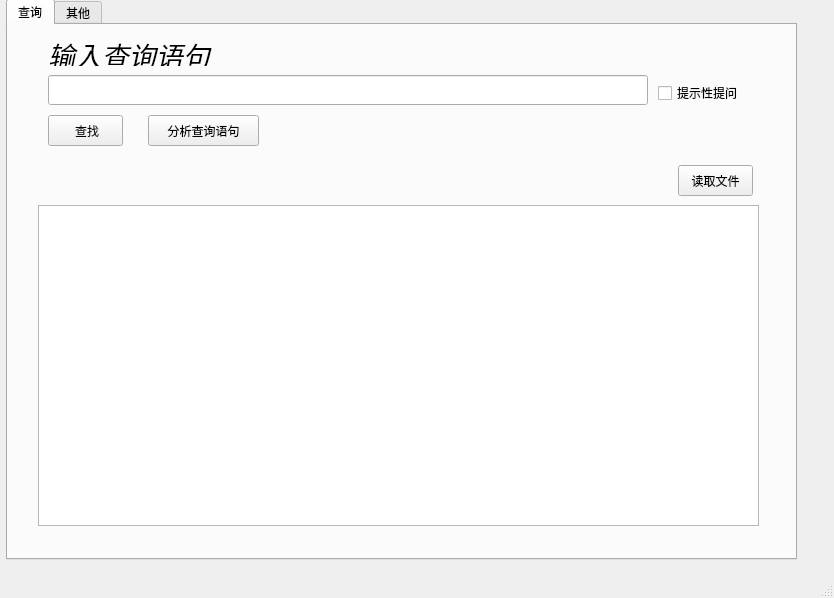
<?xml version="1.0" encoding="UTF-8"?>
<ui version="4.0">
 <class>MainWindow</class>
 <widget class="QMainWindow" name="MainWindow">
  <property name="geometry">
   <rect>
    <x>0</x>
    <y>0</y>
    <width>834</width>
    <height>598</height>
   </rect>
  </property>
  <property name="focusPolicy">
   <enum>Qt::StrongFocus</enum>
  </property>
  <property name="windowTitle">
   <string>MainWindow</string>
  </property>
  <widget class="QWidget" name="centralwidget">
   <widget class="QTabWidget" name="tabWidget1">
    <property name="enabled">
     <bool>true</bool>
    </property>
    <property name="geometry">
     <rect>
      <x>6</x>
      <y>-1</y>
      <width>791</width>
      <height>561</height>
     </rect>
    </property>
    <property name="focusPolicy">
     <enum>Qt::NoFocus</enum>
    </property>
    <property name="styleSheet">
     <string notr="true">font: 75 italic 12pt &quot;Agency FB&quot;;</string>
    </property>
    <property name="currentIndex">
     <number>0</number>
    </property>
    <widget class="QWidget" name="tab_1">
     <attribute name="title">
      <string>查询</string>
     </attribute>
     <widget class="QLineEdit" name="lineEdit1">
      <property name="geometry">
       <rect>
        <x>40</x>
        <y>50</y>
        <width>600</width>
        <height>30</height>
       </rect>
      </property>
     </widget>
     <widget class="QLabel" name="label1">
      <property name="geometry">
       <rect>
        <x>40</x>
        <y>10</y>
        <width>171</width>
        <height>31</height>
       </rect>
      </property>
      <property name="text">
       <string>&lt;html&gt;&lt;head/&gt;&lt;body&gt;&lt;p&gt;&lt;span style=&quot; font-size:20pt; font-style:italic;&quot;&gt;输入查询语句&lt;/span&gt;&lt;/p&gt;&lt;/body&gt;&lt;/html&gt;</string>
      </property>
     </widget>
     <widget class="QPushButton" name="pushButton1">
      <property name="geometry">
       <rect>
        <x>140</x>
        <y>90</y>
        <width>111</width>
        <height>31</height>
       </rect>
      </property>
      <property name="styleSheet">
       <string notr="true">font: 75 italic 12pt &quot;Agency FB&quot;;</string>
      </property>
      <property name="text">
       <string>分析查询语句</string>
      </property>
     </widget>
     <widget class="QLabel" name="label2">
      <property name="geometry">
       <rect>
        <x>40</x>
        <y>140</y>
        <width>600</width>
        <height>30</height>
       </rect>
      </property>
      <property name="styleSheet">
       <string notr="true">font: 75 italic 12pt &quot;Agency FB&quot;;</string>
      </property>
      <property name="text">
       <string/>
      </property>
     </widget>
     <widget class="QPushButton" name="pushButton2">
      <property name="geometry">
       <rect>
        <x>670</x>
        <y>140</y>
        <width>75</width>
        <height>31</height>
       </rect>
      </property>
      <property name="styleSheet">
       <string notr="true">font: 75 italic 12pt &quot;Agency FB&quot;;</string>
      </property>
      <property name="text">
       <string>读取文件</string>
      </property>
     </widget>
     <widget class="QTextEdit" name="textEdit1">
      <property name="geometry">
       <rect>
        <x>30</x>
        <y>180</y>
        <width>721</width>
        <height>321</height>
       </rect>
      </property>
      <property name="styleSheet">
       <string notr="true">font: 12pt &quot;Agency FB&quot;;</string>
      </property>
      <property name="readOnly">
       <bool>true</bool>
      </property>
     </widget>
     <widget class="QPushButton" name="pushButton3">
      <property name="geometry">
       <rect>
        <x>40</x>
        <y>90</y>
        <width>75</width>
        <height>31</height>
       </rect>
      </property>
      <property name="text">
       <string> 查找</string>
      </property>
     </widget>
     <widget class="QCheckBox" name="checkBox1">
      <property name="enabled">
       <bool>true</bool>
      </property>
      <property name="geometry">
       <rect>
        <x>650</x>
        <y>60</y>
        <width>101</width>
        <height>16</height>
       </rect>
      </property>
      <property name="focusPolicy">
       <enum>Qt::NoFocus</enum>
      </property>
      <property name="styleSheet">
       <string notr="true">font: 75 12pt &quot;Agency FB&quot;;</string>
      </property>
      <property name="text">
       <string>提示性提问</string>
      </property>
      <property name="checkable">
       <bool>true</bool>
      </property>
      <property name="checked">
       <bool>false</bool>
      </property>
     </widget>
    </widget>
    <widget class="QWidget" name="tab_2">
     <attribute name="title">
      <string>其他</string>
     </attribute>
    </widget>
   </widget>
  </widget>
  <widget class="QMenuBar" name="menubar">
   <property name="geometry">
    <rect>
     <x>0</x>
     <y>0</y>
     <width>834</width>
     <height>23</height>
    </rect>
   </property>
  </widget>
  <widget class="QStatusBar" name="statusbar"/>
 </widget>
 <tabstops>
  <tabstop>pushButton1</tabstop>
  <tabstop>pushButton2</tabstop>
  <tabstop>lineEdit1</tabstop>
  <tabstop>textEdit1</tabstop>
  <tabstop>tabWidget1</tabstop>
 </tabstops>
 <resources/>
 <connections>
  <connection>
   <sender>pushButton1</sender>
   <signal>clicked()</signal>
   <receiver>MainWindow</receiver>
   <slot>click_ok()</slot>
   <hints>
    <hint type="sourcelabel">
     <x>192</x>
     <y>171</y>
    </hint>
    <hint type="destinationlabel">
     <x>0</x>
     <y>154</y>
    </hint>
   </hints>
  </connection>
  <connection>
   <sender>pushButton2</sender>
   <signal>clicked()</signal>
   <receiver>MainWindow</receiver>
   <slot>click_file_load()</slot>
   <hints>
    <hint type="sourcelabel">
     <x>703</x>
     <y>206</y>
    </hint>
    <hint type="destinationlabel">
     <x>833</x>
     <y>207</y>
    </hint>
   </hints>
  </connection>
  <connection>
   <sender>pushButton3</sender>
   <signal>clicked()</signal>
   <receiver>MainWindow</receiver>
   <slot>click_search()</slot>
   <hints>
    <hint type="sourcelabel">
     <x>86</x>
     <y>161</y>
    </hint>
    <hint type="destinationlabel">
     <x>-38</x>
     <y>181</y>
    </hint>
   </hints>
  </connection>
  <connection>
   <sender>checkBox1</sender>
   <signal>stateChanged(int)</signal>
   <receiver>MainWindow</receiver>
   <slot>check_tips()</slot>
   <hints>
    <hint type="sourcelabel">
     <x>694</x>
     <y>119</y>
    </hint>
    <hint type="destinationlabel">
     <x>926</x>
     <y>154</y>
    </hint>
   </hints>
  </connection>
 </connections>
 <slots>
  <slot>click_ok()</slot>
  <slot>click_file_load()</slot>
  <slot>click_search()</slot>
  <slot>check_tips()</slot>
 </slots>
</ui>
